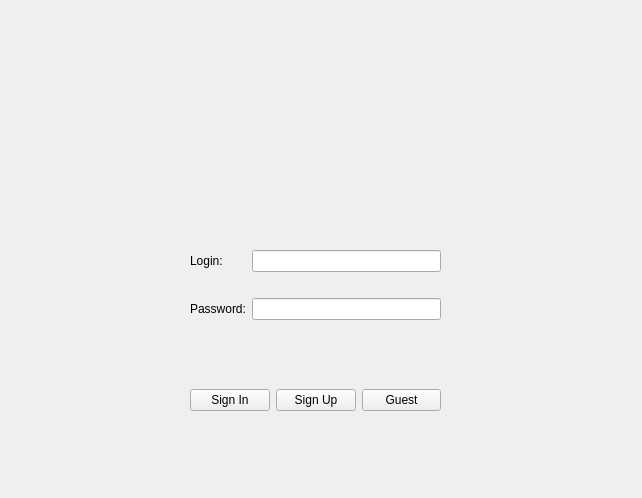
<?xml version="1.0" encoding="UTF-8"?>
<ui version="4.0">
 <class>Form</class>
 <widget class="QWidget" name="Form">
  <property name="geometry">
   <rect>
    <x>0</x>
    <y>0</y>
    <width>642</width>
    <height>498</height>
   </rect>
  </property>
  <property name="windowTitle">
   <string>Form</string>
  </property>
  <widget class="QWidget" name="gridLayoutWidget">
   <property name="geometry">
    <rect>
     <x>190</x>
     <y>230</y>
     <width>251</width>
     <height>111</height>
    </rect>
   </property>
   <layout class="QGridLayout" name="gridLayout">
    <item row="1" column="0">
     <widget class="QLabel" name="label">
      <property name="text">
       <string>Password:</string>
      </property>
     </widget>
    </item>
    <item row="0" column="2">
     <widget class="QLineEdit" name="lineEditLogin"/>
    </item>
    <item row="0" column="0">
     <widget class="QLabel" name="label_2">
      <property name="text">
       <string>Login:</string>
      </property>
     </widget>
    </item>
    <item row="1" column="2">
     <widget class="QLineEdit" name="lineEditPassword">
      <property name="echoMode">
       <enum>QLineEdit::Password</enum>
      </property>
     </widget>
    </item>
   </layout>
  </widget>
  <widget class="QWidget" name="horizontalLayoutWidget">
   <property name="geometry">
    <rect>
     <x>190</x>
     <y>360</y>
     <width>251</width>
     <height>80</height>
    </rect>
   </property>
   <layout class="QHBoxLayout" name="horizontalLayout">
    <item>
     <widget class="QPushButton" name="pushButtonSignIn">
      <property name="text">
       <string>Sign In</string>
      </property>
     </widget>
    </item>
    <item>
     <widget class="QPushButton" name="pushButtonSignUp">
      <property name="text">
       <string>Sign Up</string>
      </property>
     </widget>
    </item>
    <item>
     <widget class="QPushButton" name="pushButtonGuest">
      <property name="text">
       <string>Guest</string>
      </property>
     </widget>
    </item>
   </layout>
  </widget>
 </widget>
 <resources/>
 <connections/>
</ui>
